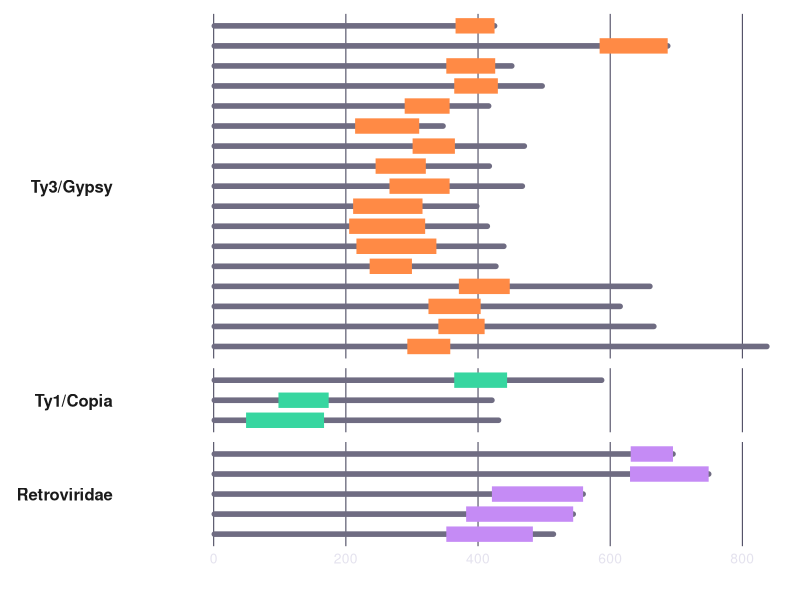

Source code (R):
# fig_prld_position_dark.{png,pdf} -- where the PrLD sits inside Gag, for a
# dark slide.
#
# The slide version of panel A from scripts/fig_prld_position.R: every called
# GyDB domain drawn on its own Gag to scale. Same data, same geometry,
# repainted light-on-dark on a transparent background.
#
# Stripped for the deck: no panel tag, no title, no subtitle, no zinc knuckles
# and so no legend. The slide carries its own headline, and the knuckles are a
# separate claim that this slide is not making.
#
# Superfamily colours are the brightened dark-slide set from
# scripts/fig_gydb_rt_layers.R -- the paper hues (#D2551B, #0E8A5F, #7B2D9E)
# go muddy against near-black.
#
# Run from the repo root:
#   Rscript scripts/fig_prld_position_dark.R

suppressPackageStartupMessages({
  library(readr); library(dplyr); library(ggplot2); library(grid)
})

OUT <- "figures"
dir.create(OUT, showWarnings = FALSE, recursive = TRUE)

INK <- "#ffffff"        # element names
INK2 <- "#e4e2ee"       # axis text
BACKBONE <- "#6f6c82"   # the ungoverned length of Gag
GRIDLINE <- "#403e56"

FAMILY <- c("Ty3/Gypsy"    = "#FF8A45",
            "Ty1/Copia"    = "#37D6A0",
            "Retroviridae" = "#C58BF5",
            "Bel/Pao"      = "#FF6BA6")

traits <- read_tsv("data/processed/gydb/traits_272.tsv", show_col_types = FALSE)

called <- traits %>%
  filter(has_prd == 1) %>%
  mutate(across(c(gag_len, prd_start, prd_end, prd_mid_pct), as.numeric),
         superfamily = factor(superfamily, levels = names(FAMILY))) %>%
  arrange(superfamily, prd_mid_pct) %>%
  mutate(tip = factor(tip, levels = tip))

p <- ggplot(called) +
  geom_segment(aes(x = 1, xend = gag_len, y = tip, yend = tip),
               colour = BACKBONE, linewidth = 1.9, lineend = "round") +
  geom_segment(aes(x = prd_start, xend = prd_end, y = tip, yend = tip,
                   colour = superfamily),
               linewidth = 5.2, lineend = "butt") +
  scale_colour_manual(values = FAMILY, guide = "none") +
  scale_x_continuous(expand = expansion(mult = c(0.01, 0.03)),
                     breaks = seq(0, 900, 200)) +
  facet_grid(superfamily ~ ., scales = "free_y", space = "free_y",
             switch = "y") +
  labs(x = "residue position in Gag", y = NULL) +
  theme_minimal(base_size = 10) +
  theme(
    text               = element_text(colour = INK),
    axis.text.y        = element_text(size = 10, colour = INK),
    axis.text.x        = element_text(size = 10, colour = INK2),
    axis.title.x       = element_text(size = 11, colour = INK,
                                      margin = margin(t = 8)),
    panel.grid.major.y = element_blank(),
    panel.grid.minor   = element_blank(),
    panel.grid.major.x = element_line(colour = GRIDLINE, linewidth = 0.35),
    panel.spacing      = unit(7, "pt"),
    strip.placement    = "outside",
    strip.text.y.left  = element_text(angle = 0, hjust = 1, face = "bold",
                                      size = 12),
    legend.position    = "none",
    # Every pane NA rather than a dark fill, or the figure lands on the slide
    # inside its own box.
    panel.background   = element_rect(fill = NA, colour = NA),
    plot.background    = element_rect(fill = NA, colour = NA),
    strip.background   = element_rect(fill = NA, colour = NA),
    plot.margin        = margin(10, 12, 4, 8))

# Each facet strip is rendered as its own grob, so a theme colour applies to
# all of them or none -- there is no vectorised strip.text. Build the gtable
# and repaint the strips individually instead: they come out in facet order,
# which is the order the superfamily factor was levelled in.
paint_text <- function(g, col) {
  if (inherits(g, "text")) {
    g$gp <- modifyList(if (is.null(g$gp)) gpar() else g$gp, list(col = col))
    return(g)
  }
  if (!is.null(g$children)) g$children <- lapply(g$children, paint_text, col = col)
  if (!is.null(g$grobs)) g$grobs <- lapply(g$grobs, paint_text, col = col)
  g
}

gt <- ggplotGrob(p)
strips <- grep("^strip-l", gt$layout$name)
strips <- strips[order(gt$layout$t[strips])]
present <- levels(droplevels(called$superfamily))
stopifnot(length(strips) == length(present))
for (i in seq_along(strips)) {
  gt$grobs[[strips[i]]] <- paint_text(gt$grobs[[strips[i]]],
                                      unname(FAMILY[present[i]]))
}

# type = "cairo": R on Windows defaults the png device to GDI, which has no
# partial alpha and would quantise this to a few colours with on/off
# transparency, throwing away every anti-aliased edge.
ggsave(file.path(OUT, "fig_prld_position_dark.png"), gt, width = 9.2,
       height = 6.0, dpi = 400, bg = "transparent", type = "cairo")

cat(sprintf("wrote fig_prld_position_dark -- %d domains; strips %s\n",
            nrow(called),
            paste(sprintf("%s=%s", present, FAMILY[present]), collapse = " ")))
